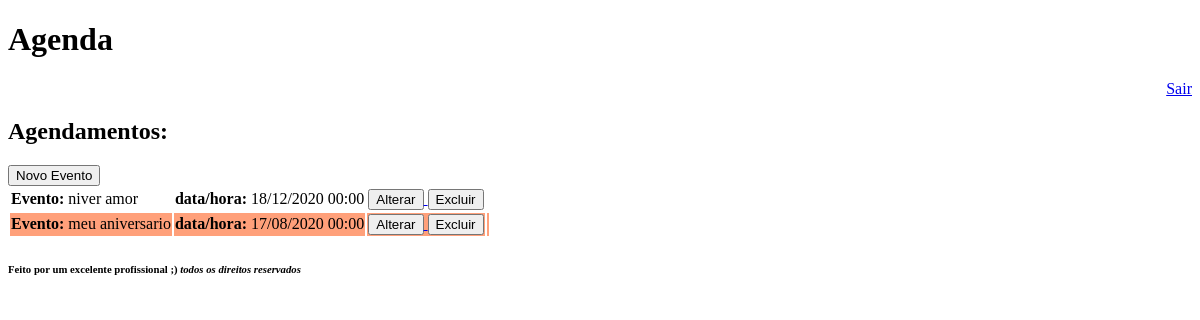
The app's page /agenda/ (signed in), older data.
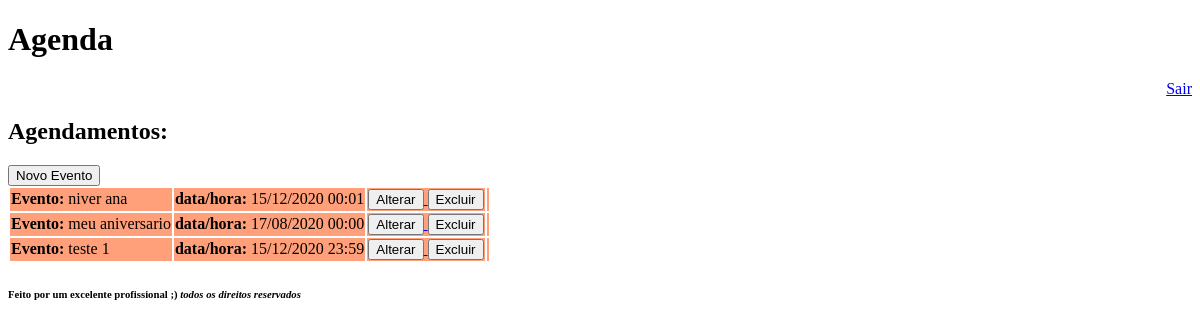
The same page, newer data.
### core/models.py (models this page shows, shortened)
class Evento(models.Model):
    titulo = models.CharField(max_length=100)
    descricao = models.TextField(blank=True, null=True)
    data_criacao = models.DateTimeField(auto_now=True)
    data_evento = models.DateTimeField(verbose_name='Data do Evento')
    usuario = models.ForeignKey(User, on_delete=models.CASCADE)
    class Meta:
        db_table = 'evento'  #  nome da tabela no BD
    def get_data_evento(self):
        return self.data_evento.strftime('%d/%m/%Y %H:%M')
    def e_evento_atrasado(self):
        if self.data_evento < datetime.now():
            return True
        else:
            return False

### core/views.py (the view)
# urls.py: path('agenda/', views.lista_eventos),
@login_required(login_url='/login/')
def lista_eventos(request):
    usuario = request.user
    evento = Evento.objects.filter(usuario=usuario)
    dados = {'eventos': evento}
    return render(request, 'agenda.html', dados)

### templates/agenda.html (shortened to what this page needs)
{% extends "model-page.html" %}
{% block content %}
<h2>Agendamentos:</h2>
<a href="evento">
    <button type="button">Novo Evento</button>
</a>
<table>
        {% for evento in eventos %}
        <tr {% if evento.e_evento_atrasado %}
                bgcolor="#ffa07a" title="Atrasado"
            {% endif %}>
            <td>
                <b>Evento:</b> {{ evento.titulo }}
            </td>
            <td>
                <b>data/hora:</b> {{ evento.get_data_evento }}
            </td>
            <td>
                <a href="evento?id={{ evento.id }}">
                    <button type="button">Alterar</button>
                </a>
                <a href="evento/delete/{{evento.id}}">
                    <button type="button">Excluir</button>
                </a>
            </td>
            <td>
            </td>
        </tr>
    {% endfor %}
</table>
{% endblock %}

Row changes from the older to the newer data that the page shows:
changed Evento: data_evento "2020-12-18 00:00:00" → "2020-12-15 00:01:00" (drawn); titulo "niver amor" → "niver ana"; get_data_evento "18/12/2020 00:00" → "15/12/2020 00:01"
added Evento: titulo "teste 1", get_data_evento "15/12/2020 23:59"
